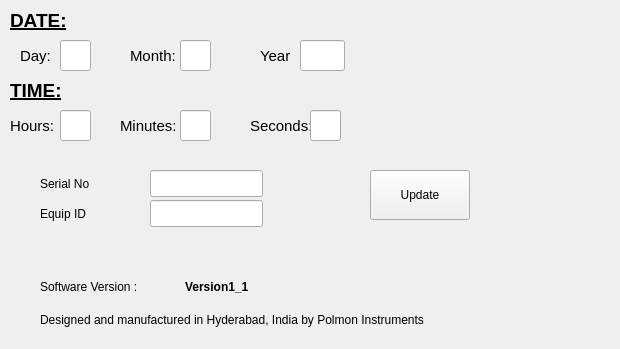
      <widget class="QWidget" name="tab_11">
       <attribute name="title">
        <string>General</string>
       </attribute>
       <widget class="QLabel" name="label_77">
        <property name="geometry">
         <rect>
          <x>40</x>
          <y>299</y>
          <width>571</width>
          <height>41</height>
         </rect>
        </property>
        <property name="text">
         <string>Designed and manufactured in Hyderabad, India by Polmon Instruments</string>
        </property>
       </widget>
       <widget class="QPushButton" name="pushButton_19">
        <property name="geometry">
         <rect>
          <x>370</x>
          <y>170</y>
          <width>100</width>
          <height>50</height>
         </rect>
        </property>
        <property name="text">
         <string>Update</string>
        </property>
       </widget>
       <widget class="QLabel" name="label_3">
        <property name="geometry">
         <rect>
          <x>40</x>
          <y>276</y>
          <width>181</width>
          <height>21</height>
         </rect>
        </property>
        <property name="text">
         <string>Software Version :</string>
        </property>
       </widget>
       <widget class="QLabel" name="label_18">
        <property name="geometry">
         <rect>
          <x>185</x>
          <y>276</y>
          <width>141</width>
          <height>21</height>
         </rect>
        </property>
        <property name="font">
         <font>
          <weight>75</weight>
          <bold>true</bold>
         </font>
        </property>
        <property name="text">
         <string>Version1_1</string>
        </property>
       </widget>
       <widget class="QLabel" name="label_27">
        <property name="geometry">
         <rect>
          <x>10</x>
          <y>80</y>
          <width>66</width>
          <height>21</height>
         </rect>
        </property>
        <property name="font">
         <font>
          <pointsize>14</pointsize>
          <weight>75</weight>
          <bold>true</bold>
          <underline>true</underline>
         </font>
        </property>
        <property name="text">
         <string>TIME:</string>
        </property>
       </widget>
       <widget class="QLabel" name="label_28">
        <property name="geometry">
         <rect>
          <x>10</x>
          <y>10</y>
          <width>66</width>
          <height>21</height>
         </rect>
        </property>
        <property name="font">
         <font>
          <pointsize>14</pointsize>
          <weight>75</weight>
          <bold>true</bold>
          <underline>true</underline>
         </font>
        </property>
        <property name="text">
         <string>DATE:</string>
        </property>
       </widget>
       <widget class="QLineEdit" name="lineEdit_day">
        <property name="geometry">
         <rect>
          <x>60</x>
          <y>40</y>
          <width>31</width>
          <height>31</height>
         </rect>
        </property>
        <property name="text">
         <string/>
        </property>
        <property name="maxLength">
         <number>2</number>
        </property>
        <property name="cursorPosition">
         <number>0</number>
        </property>
       </widget>
       <widget class="QLabel" name="label_48">
        <property name="geometry">
         <rect>
          <x>20</x>
          <y>40</y>
          <width>41</width>
          <height>31</height>
         </rect>
        </property>
        <property name="font">
         <font>
          <pointsize>11</pointsize>
         </font>
        </property>
        <property name="text">
         <string>Day:</string>
        </property>
       </widget>
       <widget class="QLineEdit" name="lineEdit_month">
        <property name="geometry">
         <rect>
          <x>180</x>
          <y>40</y>
          <width>31</width>
          <height>31</height>
         </rect>
        </property>
        <property name="text">
         <string/>
        </property>
        <property name="maxLength">
         <number>2</number>
        </property>
        <property name="cursorPosition">
         <number>0</number>
        </property>
       </widget>
       <widget class="QLabel" name="label_49">
        <property name="geometry">
         <rect>
          <x>130</x>
          <y>40</y>
          <width>51</width>
          <height>31</height>
         </rect>
        </property>
        <property name="font">
         <font>
          <pointsize>11</pointsize>
         </font>
        </property>
        <property name="text">
         <string>Month:</string>
        </property>
       </widget>
       <widget class="QLabel" name="label_50">
        <property name="geometry">
         <rect>
          <x>260</x>
          <y>40</y>
          <width>31</width>
          <height>31</height>
         </rect>
        </property>
        <property name="font">
         <font>
          <pointsize>11</pointsize>
         </font>
        </property>
        <property name="text">
         <string>Year:</string>
        </property>
       </widget>
       <widget class="QLineEdit" name="lineEdit_year">
        <property name="geometry">
         <rect>
          <x>300</x>
          <y>40</y>
          <width>45</width>
          <height>31</height>
         </rect>
        </property>
        <property name="text">
         <string/>
        </property>
        <property name="maxLength">
         <number>4</number>
        </property>
        <property name="cursorPosition">
         <number>0</number>
        </property>
       </widget>
       <widget class="QLineEdit" name="lineEdit_hour">
        <property name="geometry">
         <rect>
          <x>60</x>
          <y>110</y>
          <width>31</width>
          <height>31</height>
         </rect>
        </property>
        <property name="text">
         <string/>
        </property>
        <property name="maxLength">
         <number>2</number>
        </property>
        <property name="cursorPosition">
         <number>0</number>
        </property>
       </widget>
       <widget class="QLabel" name="label_51">
        <property name="geometry">
         <rect>
          <x>10</x>
          <y>110</y>
          <width>51</width>
          <height>31</height>
         </rect>
        </property>
        <property name="font">
         <font>
          <pointsize>11</pointsize>
         </font>
        </property>
        <property name="text">
         <string>Hours:</string>
        </property>
       </widget>
       <widget class="QLabel" name="label_52">
        <property name="geometry">
         <rect>
          <x>120</x>
          <y>110</y>
          <width>61</width>
          <height>31</height>
         </rect>
        </property>
        <property name="font">
         <font>
          <pointsize>11</pointsize>
         </font>
        </property>
        <property name="text">
         <string>Minutes:</string>
        </property>
       </widget>
       <widget class="QLabel" name="label_54">
        <property name="geometry">
         <rect>
          <x>250</x>
          <y>110</y>
          <width>61</width>
          <height>31</height>
         </rect>
        </property>
        <property name="font">
         <font>
          <pointsize>11</pointsize>
         </font>
        </property>
        <property name="text">
         <string>Seconds:</string>
        </property>
       </widget>
       <widget class="QLineEdit" name="lineEdit_seconds">
        <property name="geometry">
         <rect>
          <x>310</x>
          <y>110</y>
          <width>31</width>
          <height>31</height>
         </rect>
        </property>
        <property name="text">
         <string/>
        </property>
        <property name="maxLength">
         <number>2</number>
        </property>
        <property name="cursorPosition">
         <number>0</number>
        </property>
       </widget>
       <widget class="QLineEdit" name="lineEdit_minutes">
        <property name="geometry">
         <rect>
          <x>180</x>
          <y>110</y>
          <width>31</width>
          <height>31</height>
         </rect>
        </property>
        <property name="text">
         <string/>
        </property>
        <property name="maxLength">
         <number>2</number>
        </property>
        <property name="cursorPosition">
         <number>0</number>
        </property>
       </widget>
       <widget class="QLabel" name="label_73">
        <property name="geometry">
         <rect>
          <x>40</x>
          <y>170</y>
          <width>88</width>
          <height>27</height>
         </rect>
        </property>
        <property name="text">
         <string>Serial No</string>
        </property>
       </widget>
       <widget class="QLineEdit" name="lineEdit_36">
        <property name="geometry">
         <rect>
          <x>150</x>
          <y>170</y>
          <width>113</width>
          <height>27</height>
         </rect>
        </property>
       </widget>
       <widget class="QLineEdit" name="lineEdit_70">
        <property name="geometry">
         <rect>
          <x>150</x>
          <y>200</y>
          <width>113</width>
          <height>27</height>
         </rect>
        </property>
       </widget>
       <widget class="QLabel" name="label_127">
        <property name="geometry">
         <rect>
          <x>40</x>
          <y>200</y>
          <width>88</width>
          <height>27</height>
         </rect>
        </property>
        <property name="text">
         <string>Equip ID</string>
        </property>
       </widget>
      </widget>
